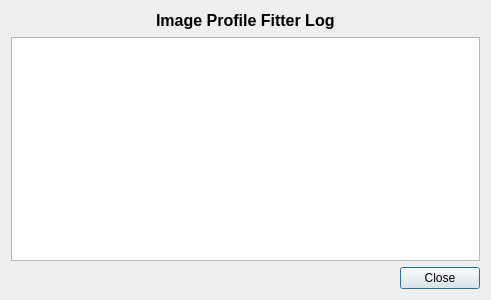
<?xml version="1.0" encoding="UTF-8"?>
<ui version="4.0">
 <class>SpecFitLogDialog</class>
 <widget class="QDialog" name="SpecFitLogDialog">
  <property name="geometry">
   <rect>
    <x>0</x>
    <y>0</y>
    <width>491</width>
    <height>300</height>
   </rect>
  </property>
  <property name="windowTitle">
   <string>SpecFitLogDialog</string>
  </property>
  <layout class="QVBoxLayout" name="verticalLayout">
   <item>
    <layout class="QHBoxLayout" name="horizontalLayout">
     <item>
      <spacer name="horizontalSpacer">
       <property name="orientation">
        <enum>Qt::Horizontal</enum>
       </property>
       <property name="sizeHint" stdset="0">
        <size>
         <width>40</width>
         <height>20</height>
        </size>
       </property>
      </spacer>
     </item>
     <item>
      <widget class="QLabel" name="specFitLogDialogTitle">
       <property name="font">
        <font>
         <pointsize>12</pointsize>
         <weight>75</weight>
         <bold>true</bold>
        </font>
       </property>
       <property name="text">
        <string>&lt;font color='black'&gt;Image Profile Fitter Log&lt;/font&gt;</string>
       </property>
      </widget>
     </item>
     <item>
      <spacer name="horizontalSpacer_2">
       <property name="orientation">
        <enum>Qt::Horizontal</enum>
       </property>
       <property name="sizeHint" stdset="0">
        <size>
         <width>40</width>
         <height>20</height>
        </size>
       </property>
      </spacer>
     </item>
    </layout>
   </item>
   <item>
    <widget class="QTextEdit" name="logTextEdit">
     <property name="readOnly">
      <bool>true</bool>
     </property>
    </widget>
   </item>
   <item>
    <layout class="QHBoxLayout" name="horizontalLayout_2">
     <item>
      <spacer name="horizontalSpacer_3">
       <property name="orientation">
        <enum>Qt::Horizontal</enum>
       </property>
       <property name="sizeHint" stdset="0">
        <size>
         <width>40</width>
         <height>20</height>
        </size>
       </property>
      </spacer>
     </item>
     <item>
      <widget class="QPushButton" name="closeButton">
       <property name="text">
        <string>Close</string>
       </property>
      </widget>
     </item>
    </layout>
   </item>
  </layout>
 </widget>
 <layoutdefault spacing="6" margin="11"/>
 <resources/>
 <connections/>
</ui>
